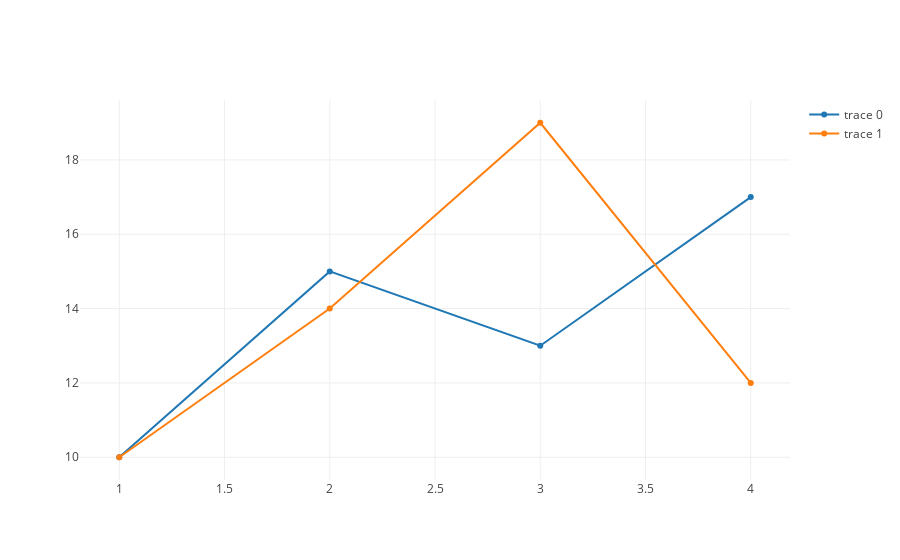

Notebook code for this chart:
### Code cell
trace0 = go.Scatter(
    x = [1,2,3,4],
    y = [10,15,13,17]
)

trace1 = go.Scatter(
     x = [1,2,3,4],
    y = [10,14,19,12]
)

data = [trace0,trace1]

iplot(data, filename = 'basic-line',image_width=100,image_height=100)

### Figure 1 — Plotly figure (JSON) as saved in the notebook; plotly's stock layout.template omitted (floating-point values rounded to 4 significant figures)
{"data": [{"type": "scatter", "x": [1, 2, 3, 4], "y": [10, 15, 13, 17]}, {"type": "scatter", "x": [1, 2, 3, 4], "y": [10, 14, 19, 12]}], "layout": {}}
